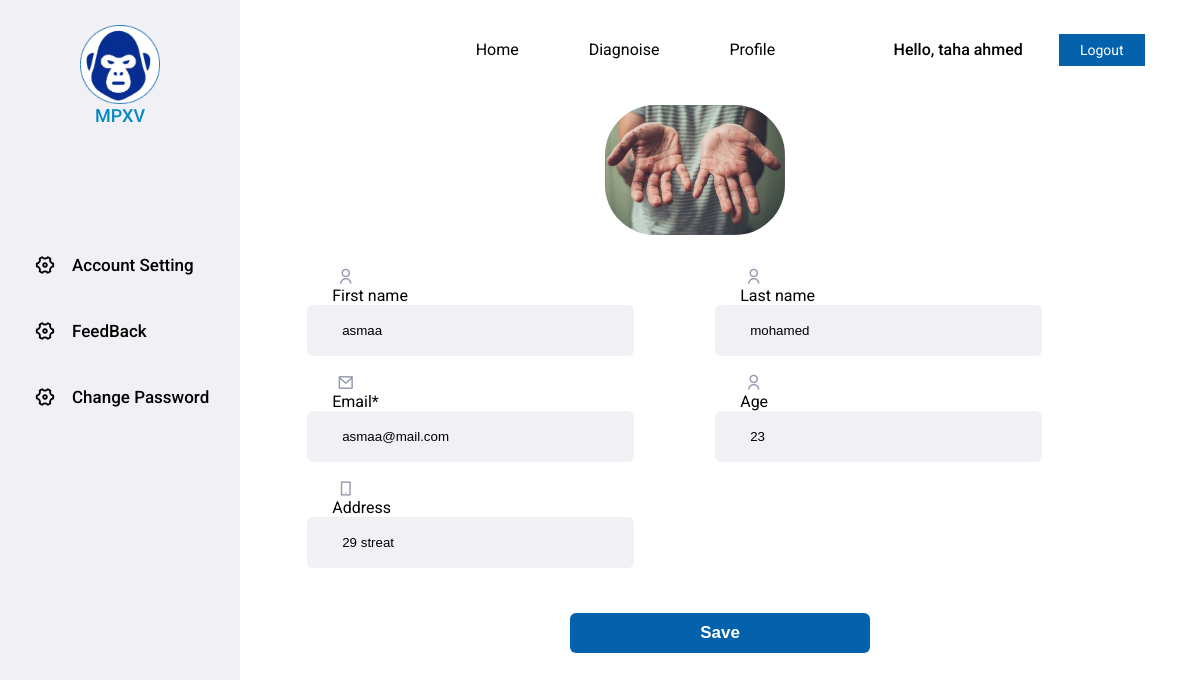
/accounts/profile/asmaa/ (signed in), run on an earlier commit of the app's database.
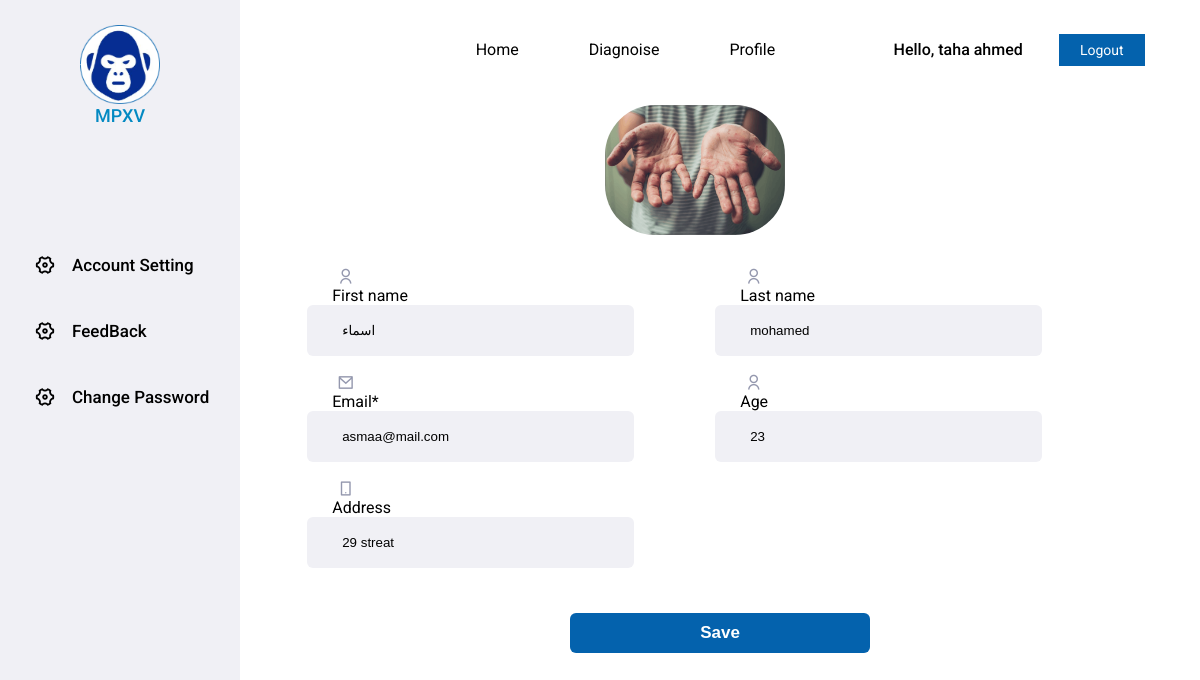
And on a later commit of the database.
### accounts/models.py (models this page shows, shortened)
class CustomUser(AbstractUser):
    email = models.EmailField(unique=True)
    USERNAME_FIELD = 'email'
    REQUIRED_FIELDS = ['username']
    is_doctor = models.BooleanField(default=False)
    is_admmin = models.BooleanField(default=False)
    is_user = models.BooleanField(default=False)
    image = models.ImageField(upload_to=image_upload, blank=True, null=True)
    age = models.PositiveIntegerField(null=True, blank=True)
    slug = models.SlugField(blank=True, null=True)
    address =models.CharField(max_length=50, blank=True, null=True)
    phone = models.CharField(max_length=11, null=True, blank=True)
    verify_image=models.BooleanField(default=False)
    rate1=models.BooleanField(default=False)
    rate2=models.BooleanField(default=False)
    rate3=models.BooleanField(default=False)
    rate4=models.BooleanField(default=False)
    rate5=models.BooleanField(default=False)

### accounts/views.py (the view, shortened to what this page needs)
# urls.py: path("profile/<str:slug>/",CustomeUserUpdateView.as_view(),name="profile"),
class CustomeUserUpdateView(LoginRequiredMixin,UpdateView):
    model = CustomUser
    template_name = "roles/user_settings.html"
    fields = ['first_name', 'last_name', 'email','age','address','phone']

### accounts/templates/roles/user_settings.html (shortened to what this page needs)
{% load static %}
{% load bootstrap4 %}
{% load crispy_forms_tags %}
<!DOCTYPE html>
<html lang="en">
<head>
    <link rel="stylesheet" href="{% static 'css/dashboard.css' %}">
    <link href="https://cdn.jsdelivr.net/npm/remixicon@2.5.0/fonts/remixicon.css" rel="stylesheet">
    <link rel="stylesheet" href="https://unpkg.com/boxicons@latest/css/boxicons.min.css">
    <link rel="stylesheet" href="https://cdnjs.cloudflare.com/ajax/libs/font-awesome/6.3.0/css/all.min.css"
 />
</head>
<body>
    <div class="page">
        <div class="sidebar">
            <ul>
                <li><a href="#" class="logo">
                        <img src="{% static 'imgs/logo.png' %}" alt="Logo">
                        <span class="logo-info">MPXV</span>
                    </a></li>
                <li><a href="{% url 'accounts:profile' request.user.slug %}">
                        <i class="ri-settings-4-line"></i>
                        <span class="sidebar-item">Account Setting
                        </span>
                    </a></li>
                <li><a href="{% url 'accounts:feedback' request.user.slug %}">
                        <i class="ri-settings-4-line"></i>
                        <span class="sidebar-item">FeedBack
                        </span>
                    </a></li>
                    <li><a href="{% url 'accounts:change_password' request.user.slug %}">
                        <i class="ri-settings-4-line"></i>
                        <span class="sidebar-item">Change Password
                        </span>
                    </a></li>
            </ul>
        </div>
        <div class="content">
            <div class="head">
                <div class="mid-h">
                    <ul>
                        <li><a class="active" href="{% url 'home' %}">Home</a></li>
                        <li><a href="{% url 'diagonsis:upload_test' %}">Diagnoise</a></li>
                        <li><a href="{% url 'accounts:profile' request.user.slug %}">Profile</a></li>
                    </ul>
                </div>
                <div class="r-h">
                    <span class="r-h-info">Hello, {{request.user.first_name}}</span>
                    <div class="log-out">
                        <a href="{% url 'logout' %}"><input type="submit" value="Logout" class="logout"/></a>
                    </div>
                </div>
            </div>
            {% block content %}
            <div class="profile-img">
                <img src="{% static 'imgs/p7.png' %}" alt="">
            </div>
            <form method="post">
                <div class="user-settings-grid">
                    <div class="left-side">
                        <div class="input-2">
                            <i class="ri-user-line"></i>
                            {{form.first_name|as_crispy_field }}
                        </div>
                        <div class="input-3">
                            <i class="ri-mail-line"></i>
                            {{form.email|as_crispy_field }}
                        </div>
                        <div class="input-5">
                            <i class="ri-smartphone-line"></i>
                            {{form.address|as_crispy_field }}
                        </div>
                    </div>
                    <div class="right-side">
                        <div class="input-4">
                            <i class="ri-user-line"></i>
                            {{form.last_name|as_crispy_field }}
                        </div>
                        <div class="input-1">
                            <i class="ri-user-line"></i>
                            {{form.age|as_crispy_field }}
                        </div>
                    </div>
                </div>
                <div class="user-save">
                    <input type="submit" value="Save">
                </div>
            </form>
        </div>
        {% endblock content %}
    </div>
</body>
</html>

What changed in the data, as far as the page shows it:
changed CustomUser "asmaa@mail.com": first_name "asmaa" → "اسماء"
